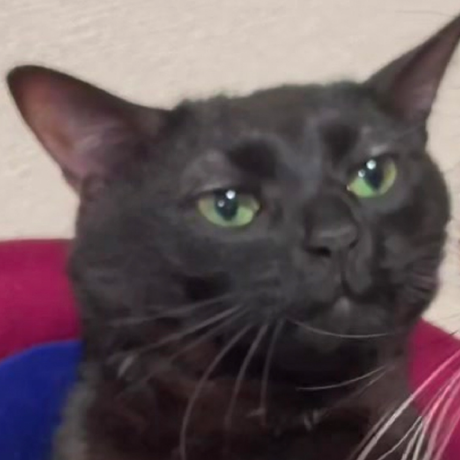
#> input picture Geometric_transformation/images/img.png, 460 x 460 px
$ python affine_flip.py
#> lines starting #> are read from the running program, lines starting #| are printed output that depends on the picture
import cv2

def affine_flip():
    src = cv2.imread('images/img.png', cv2.IMREAD_GRAYSCALE)
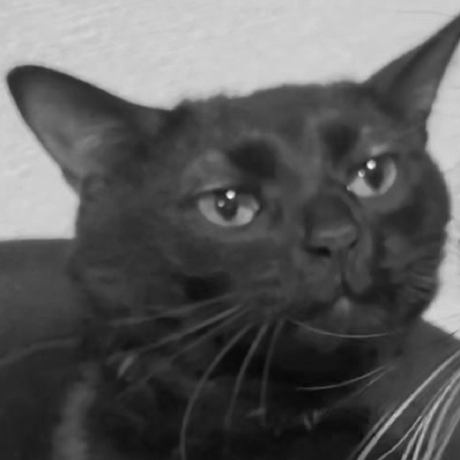
#> src: shape (460, 460); min 6, max 247, mean 90.7

    if src is None:
        print('Image load failed!')
        exit()

    # flip_x
    dst1 = cv2.flip(src, 0)
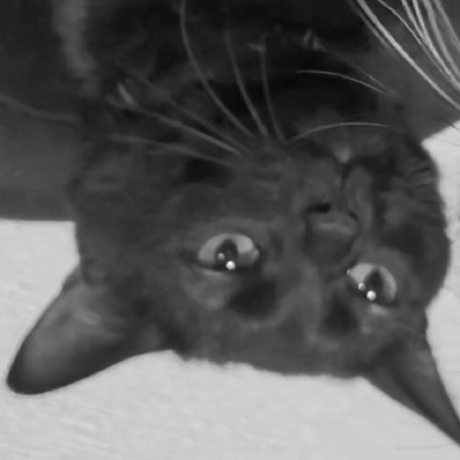
#> dst1: shape (460, 460); min 6, max 247, mean 90.7

    # flip_y
    dst2 = cv2.flip(src, 1)
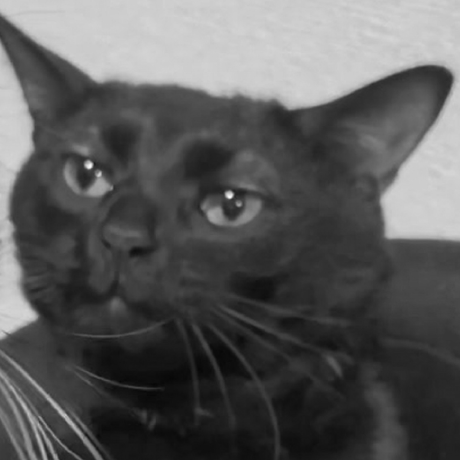
#> dst2: shape (460, 460); min 6, max 247, mean 90.7

    # flip_x, flip_y
    dst3 = cv2.flip(src, -1)
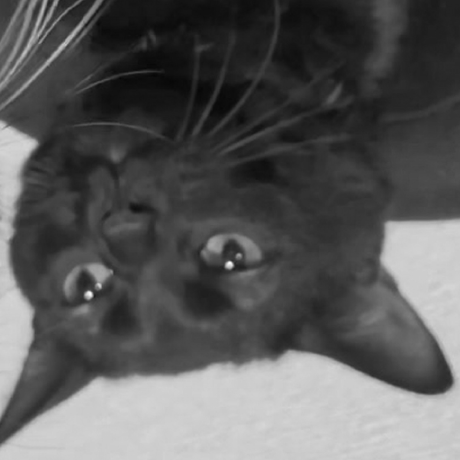
#> dst3: shape (460, 460); min 6, max 247, mean 90.7

    cv2.imshow('src', src)
    cv2.imshow('dst1', dst1)
    cv2.imshow('dst2', dst2)
    cv2.imshow('dst3', dst3)
    cv2.waitKey()
    cv2.destroyAllWindows()


if __name__ == '__main__':
    affine_flip()
